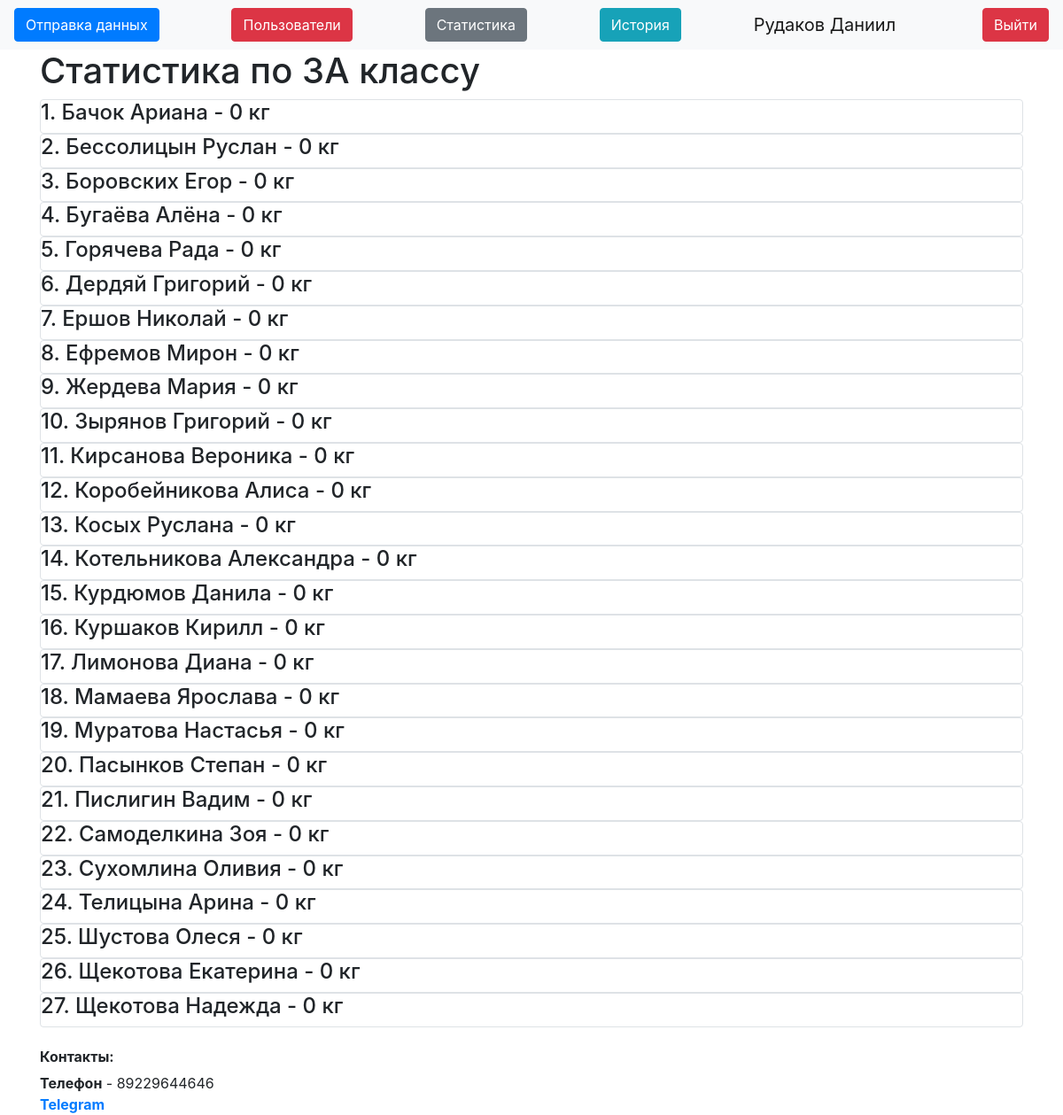
The app's page /stats3a (signed in) with its own data.
### data/users.py (models this page shows, shortened)
class User(SqlAlchemyBase, UserMixin):
    __tablename__ = 'users'
    id = sqlalchemy.Column(sqlalchemy.Integer,
                           primary_key=True, autoincrement=True) # ID волонтёра
    name = sqlalchemy.Column(sqlalchemy.String, nullable=True) # Имя волонтёра
    about = sqlalchemy.Column(sqlalchemy.String, nullable=True) # Дополнительная информация
    email = sqlalchemy.Column(sqlalchemy.String,
                              index=True, unique=True, nullable=True) # Почта, у каждого своя
    hashed_password = sqlalchemy.Column(sqlalchemy.String, nullable=True) # Зашифрованный пароль
    is_admin = sqlalchemy.Column(sqlalchemy.Boolean) # Админ или нет
    got = sqlalchemy.Column(sqlalchemy.Integer, default=0) # Сколько собрал килограммов
    got_pupils = sqlalchemy.Column(sqlalchemy.Integer, default=0) # Сколько человек обслужил
    kilograms = orm.relationship("Kilograms", back_populates='user') # Связь с таблицей с килограммами

### data/Pupils.py (models this page shows)
class Pupils(SqlAlchemyBase):
    __tablename__ = 'Pupils'
    id = sqlalchemy.Column(sqlalchemy.Integer, autoincrement=True, primary_key=True) # ID ученика
    name = sqlalchemy.Column(sqlalchemy.String) # Имя и фамилия ученика
    value = sqlalchemy.Column(sqlalchemy.Integer, default=0) # Кол-во сданных килограммов
    grade = sqlalchemy.Column(sqlalchemy.String) # Класс
    kilo = orm.relationship("Kilograms", back_populates="pupil") # Связь в таблицей БД, которая хранит килограммы

### server.py (the view)
@app.route("/stats3a")
@login_required
def stats3a():
    db_sess = db_session.create_session()
    pupils = db_sess.query(Pupils).filter(Pupils.grade == "3А").all()
    db_sess.close()
    return render_template("stats_grade.html", db=pupils, grade="3А", title="3А статистика")

### data/db_session.py (called while the page is built)
def create_session() -> Session:
    global __factory
    return __factory()

### server.py (called while the page is built)
@login_manager.user_loader # Декоратор для авторизации пользователей
def load_user(user_id):
    db_sess = db_session.create_session()
    user_id = db_sess.query(User).get(user_id)
    db_sess.close()
    return user_id

### templates/stats_grade.html
{% extends "base.html" %}
{% block content %}
{% if current_user.is_admin %}
<h1>Статистика по {{grade}} классу</h1>
{% for item in db%}
<div class="col-md6 border rounded">
    <h4>{{item.name}} - {{item.value}} кг</h4>
</div>
{% endfor %}
{% endif %}
{% endblock %}

### templates/base.html (shortened to what this page needs)
<!doctype html>
<html lang="en">
<head>
    <link rel="stylesheet"
          href="https://stackpath.bootstrapcdn.com/bootstrap/4.4.1/css/bootstrap.min.css"
>
</head>
<body>
<header>
    <nav class="navbar navbar-light bg-light">
        {% if current_user.is_authenticated %}
        <a type="button" class="btn btn-primary" href="/">Отправка данных</a>
        {% if current_user.is_admin %}
        <a class="btn btn-danger" href="/users">Пользователи</a>
        <a class="btn btn-secondary" href="/stats">Статистика</a>
        {% endif %}
        <a class="btn btn-info" href="/history">История</a>
        <a class="navbar-brand" href="">{{ current_user.name }}</a>
        <a class="btn btn-danger" href="/logout">Выйти</a>
        {% else %}
        <p>
            <a class="btn btn-success" href="/login">Войти</a>
        </p>
        {% endif %}
    </nav>
</header>
<main role="main" class="container">
    {% block content %}{% endblock %}
    <h6><b>Контакты:</b></h6>
    <div>
        <b>Телефон</b> - 89229644646</br>
        <b><a href="https://t.me/danissimurr">Telegram</a></b>
    </div>
</main>
</body>
</html>

### records on screen
User: name "Рудаков Даниил"
Pupils: name "1. Бачок Ариана", value "0"
Pupils: name "2. Бессолицын Руслан", value "0"
Pupils: name "3. Боровских Егор", value "0"
Pupils: name "4. Бугаёва Алёна", value "0"
Pupils: name "5. Горячева Рада", value "0"
Pupils: name "6. Дердяй Григорий", value "0"
Pupils: name "7. Ершов Николай", value "0"
Pupils: name "8. Ефремов Мирон", value "0"
Pupils: name "9. Жердева Мария", value "0"
Pupils: name "10. Зырянов Григорий", value "0"
Pupils: name "11. Кирсанова Вероника", value "0"
Pupils: name "12. Коробейникова Алиса", value "0"
Pupils: name "13. Косых Руслана", value "0"
Pupils: name "14. Котельникова Александра", value "0"
Pupils: name "15. Курдюмов Данила", value "0"
Pupils: name "16. Куршаков Кирилл", value "0"
Pupils: name "17. Лимонова Диана", value "0"
Pupils: name "18. Мамаева Ярослава", value "0"
Pupils: name "19. Муратова Настасья", value "0"
Pupils: name "20. Пасынков Степан", value "0"
Pupils: name "21. Пислигин Вадим", value "0"
Pupils: name "22. Самоделкина Зоя", value "0"
Pupils: name "23. Сухомлина Оливия", value "0"
Pupils: name "24. Телицына Арина", value "0"
Pupils: name "25. Шустова Олеся", value "0"
Pupils: name "26. Щекотова Екатерина", value "0"
Pupils: name "27. Щекотова Надежда", value "0"

### other values on screen
{{ grade }} "3А"
